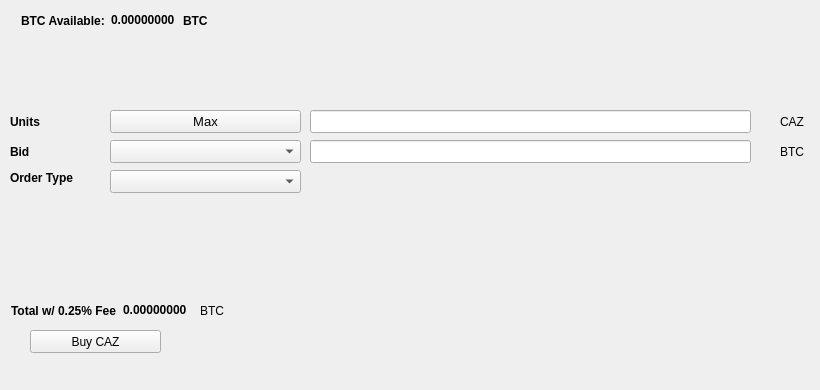
   <widget class="QWidget" name="BuyTab">
    <attribute name="title">
     <string>Buy</string>
    </attribute>
    <widget class="QPushButton" name="BuyCAZ">
     <property name="geometry">
      <rect>
       <x>30</x>
       <y>330</y>
       <width>131</width>
       <height>23</height>
      </rect>
     </property>
     <property name="text">
      <string>Buy CAZ</string>
     </property>
     <property name="icon">
      <iconset resource="../cazcoin.qrc">
       <normaloff>:/icons/bitcoin</normaloff>:/icons/bitcoin</iconset>
     </property>
    </widget>
    <widget class="QLabel" name="label_3">
     <property name="geometry">
      <rect>
       <x>10</x>
       <y>110</y>
       <width>46</width>
       <height>23</height>
      </rect>
     </property>
     <property name="font">
      <font>
       <weight>75</weight>
       <bold>true</bold>
      </font>
     </property>
     <property name="text">
      <string>Units</string>
     </property>
    </widget>
    <widget class="QLineEdit" name="UnitsInput">
     <property name="geometry">
      <rect>
       <x>310</x>
       <y>110</y>
       <width>441</width>
       <height>23</height>
      </rect>
     </property>
     <property name="font">
      <font>
       <pointsize>9</pointsize>
       <weight>75</weight>
       <bold>true</bold>
      </font>
     </property>
    </widget>
    <widget class="QLineEdit" name="BuyBidPriceEdit">
     <property name="geometry">
      <rect>
       <x>310</x>
       <y>140</y>
       <width>441</width>
       <height>23</height>
      </rect>
     </property>
     <property name="font">
      <font>
       <pointsize>9</pointsize>
       <weight>75</weight>
       <bold>true</bold>
      </font>
     </property>
    </widget>
    <widget class="QLabel" name="label_4">
     <property name="geometry">
      <rect>
       <x>780</x>
       <y>110</y>
       <width>31</width>
       <height>23</height>
      </rect>
     </property>
     <property name="text">
      <string>CAZ</string>
     </property>
    </widget>
    <widget class="QLabel" name="label_5">
     <property name="geometry">
      <rect>
       <x>780</x>
       <y>140</y>
       <width>31</width>
       <height>23</height>
      </rect>
     </property>
     <property name="text">
      <string>BTC</string>
     </property>
    </widget>
    <widget class="QLabel" name="label_6">
     <property name="geometry">
      <rect>
       <x>10</x>
       <y>140</y>
       <width>46</width>
       <height>23</height>
      </rect>
     </property>
     <property name="font">
      <font>
       <weight>75</weight>
       <bold>true</bold>
      </font>
     </property>
     <property name="text">
      <string>Bid</string>
     </property>
    </widget>
    <widget class="QLabel" name="label_7">
     <property name="geometry">
      <rect>
       <x>10</x>
       <y>170</y>
       <width>91</width>
       <height>16</height>
      </rect>
     </property>
     <property name="font">
      <font>
       <weight>75</weight>
       <bold>true</bold>
      </font>
     </property>
     <property name="text">
      <string>Order Type</string>
     </property>
    </widget>
    <widget class="QPushButton" name="Buy_Max_Amount">
     <property name="geometry">
      <rect>
       <x>110</x>
       <y>110</y>
       <width>191</width>
       <height>23</height>
      </rect>
     </property>
     <property name="font">
      <font>
       <pointsize>10</pointsize>
      </font>
     </property>
     <property name="text">
      <string>Max</string>
     </property>
    </widget>
    <widget class="QComboBox" name="BuyBidcomboBox">
     <property name="geometry">
      <rect>
       <x>110</x>
       <y>140</y>
       <width>191</width>
       <height>23</height>
      </rect>
     </property>
     <property name="font">
      <font>
       <pointsize>10</pointsize>
      </font>
     </property>
    </widget>
    <widget class="QComboBox" name="buyOrdertypeCombo">
     <property name="geometry">
      <rect>
       <x>110</x>
       <y>170</y>
       <width>191</width>
       <height>23</height>
      </rect>
     </property>
     <property name="font">
      <font>
       <pointsize>10</pointsize>
      </font>
     </property>
    </widget>
    <widget class="QWidget" name="layoutWidget1">
     <property name="geometry">
      <rect>
       <x>21</x>
       <y>11</y>
       <width>227</width>
       <height>19</height>
      </rect>
     </property>
     <layout class="QHBoxLayout" name="horizontalLayout_3">
      <item>
       <widget class="QLabel" name="label232">
        <property name="font">
         <font>
          <weight>75</weight>
          <bold>true</bold>
         </font>
        </property>
        <property name="text">
         <string>BTC Available:</string>
        </property>
       </widget>
      </item>
      <item>
       <widget class="QLabel" name="BtcAvailableLbl">
        <property name="palette">
         <palette>
          <active>
           <colorrole role="WindowText">
            <brush brushstyle="SolidPattern">
             <color alpha="255">
              <red>0</red>
              <green>0</green>
              <blue>0</blue>
             </color>
            </brush>
           </colorrole>
           <colorrole role="Button">
            <brush brushstyle="SolidPattern">
             <color alpha="255">
              <red>0</red>
              <green>170</green>
              <blue>0</blue>
             </color>
            </brush>
           </colorrole>
           <colorrole role="Light">
            <brush brushstyle="SolidPattern">
             <color alpha="255">
              <red>0</red>
              <green>255</green>
              <blue>0</blue>
             </color>
            </brush>
           </colorrole>
           <colorrole role="Midlight">
            <brush brushstyle="SolidPattern">
             <color alpha="255">
              <red>0</red>
              <green>212</green>
              <blue>0</blue>
             </color>
            </brush>
           </colorrole>
           <colorrole role="Dark">
            <brush brushstyle="SolidPattern">
             <color alpha="255">
              <red>0</red>
              <green>85</green>
              <blue>0</blue>
             </color>
            </brush>
           </colorrole>
           <colorrole role="Mid">
            <brush brushstyle="SolidPattern">
             <color alpha="255">
              <red>0</red>
              <green>113</green>
              <blue>0</blue>
             </color>
            </brush>
           </colorrole>
           <colorrole role="Text">
            <brush brushstyle="SolidPattern">
             <color alpha="255">
              <red>0</red>
              <green>170</green>
              <blue>0</blue>
             </color>
            </brush>
           </colorrole>
           <colorrole role="BrightText">
            <brush brushstyle="SolidPattern">
             <color alpha="255">
              <red>255</red>
              <green>255</green>
              <blue>255</blue>
             </color>
            </brush>
           </colorrole>
           <colorrole role="ButtonText">
            <brush brushstyle="SolidPattern">
             <color alpha="255">
              <red>0</red>
              <green>0</green>
              <blue>0</blue>
             </color>
            </brush>
           </colorrole>
           <colorrole role="Base">
            <brush brushstyle="SolidPattern">
             <color alpha="255">
              <red>255</red>
              <green>255</green>
              <blue>255</blue>
             </color>
            </brush>
           </colorrole>
           <colorrole role="Window">
            <brush brushstyle="SolidPattern">
             <color alpha="255">
              <red>0</red>
              <green>170</green>
              <blue>0</blue>
             </color>
            </brush>
           </colorrole>
           <colorrole role="Shadow">
            <brush brushstyle="SolidPattern">
             <color alpha="255">
              <red>0</red>
              <green>0</green>
              <blue>0</blue>
             </color>
            </brush>
           </colorrole>
           <colorrole role="AlternateBase">
            <brush brushstyle="SolidPattern">
             <color alpha="255">
              <red>127</red>
              <green>212</green>
              <blue>127</blue>
             </color>
            </brush>
           </colorrole>
           <colorrole role="ToolTipBase">
            <brush brushstyle="SolidPattern">
             <color alpha="255">
              <red>255</red>
              <green>255</green>
              <blue>220</blue>
             </color>
            </brush>
           </colorrole>
           <colorrole role="ToolTipText">
            <brush brushstyle="SolidPattern">
             <color alpha="255">
              <red>0</red>
              <green>0</green>
              <blue>0</blue>
             </color>
            </brush>
           </colorrole>
          </active>
          <inactive>
           <colorrole role="WindowText">
            <brush brushstyle="SolidPattern">
             <color alpha="255">
              <red>0</red>
              <green>0</green>
              <blue>0</blue>
             </color>
            </brush>
           </colorrole>
           <colorrole role="Button">
            <brush brushstyle="SolidPattern">
             <color alpha="255">
              <red>0</red>
              <green>170</green>
              <blue>0</blue>
             </color>
            </brush>
           </colorrole>
           <colorrole role="Light">
            <brush brushstyle="SolidPattern">
             <color alpha="255">
              <red>0</red>
              <green>255</green>
              <blue>0</blue>
             </color>
            </brush>
           </colorrole>
           <colorrole role="Midlight">
            <brush brushstyle="SolidPattern">
             <color alpha="255">
              <red>0</red>
              <green>212</green>
              <blue>0</blue>
             </color>
            </brush>
           </colorrole>
           <colorrole role="Dark">
            <brush brushstyle="SolidPattern">
             <color alpha="255">
              <red>0</red>
              <green>85</green>
              <blue>0</blue>
             </color>
            </brush>
           </colorrole>
           <colorrole role="Mid">
            <brush brushstyle="SolidPattern">
             <color alpha="255">
              <red>0</red>
              <green>113</green>
              <blue>0</blue>
             </color>
            </brush>
           </colorrole>
           <colorrole role="Text">
            <brush brushstyle="SolidPattern">
             <color alpha="255">
              <red>0</red>
              <green>170</green>
              <blue>0</blue>
             </color>
            </brush>
           </colorrole>
           <colorrole role="BrightText">
            <brush brushstyle="SolidPattern">
             <color alpha="255">
              <red>255</red>
              <green>255</green>
              <blue>255</blue>
             </color>
            </brush>
           </colorrole>
           <colorrole role="ButtonText">
            <brush brushstyle="SolidPattern">
             <color alpha="255">
              <red>0</red>
              <green>0</green>
              <blue>0</blue>
             </color>
            </brush>
           </colorrole>
           <colorrole role="Base">
            <brush brushstyle="SolidPattern">
             <color alpha="255">
              <red>255</red>
              <green>255</green>
              <blue>255</blue>
             </color>
            </brush>
           </colorrole>
           <colorrole role="Window">
            <brush brushstyle="SolidPattern">
             <color alpha="255">
              <red>0</red>
              <green>170</green>
              <blue>0</blue>
             </color>
            </brush>
           </colorrole>
           <colorrole role="Shadow">
            <brush brushstyle="SolidPattern">
             <color alpha="255">
              <red>0</red>
              <green>0</green>
              <blue>0</blue>
             </color>
            </brush>
           </colorrole>
           <colorrole role="AlternateBase">
            <brush brushstyle="SolidPattern">
             <color alpha="255">
              <red>127</red>
              <green>212</green>
              <blue>127</blue>
             </color>
            </brush>
           </colorrole>
           <colorrole role="ToolTipBase">
            <brush brushstyle="SolidPattern">
             <color alpha="255">
              <red>255</red>
              <green>255</green>
              <blue>220</blue>
             </color>
            </brush>
           </colorrole>
           <colorrole role="ToolTipText">
            <brush brushstyle="SolidPattern">
             <color alpha="255">
              <red>0</red>
              <green>0</green>
              <blue>0</blue>
             </color>
            </brush>
           </colorrole>
          </inactive>
          <disabled>
           <colorrole role="WindowText">
            <brush brushstyle="SolidPattern">
             <color alpha="255">
              <red>0</red>
              <green>85</green>
              <blue>0</blue>
             </color>
            </brush>
           </colorrole>
           <colorrole role="Button">
            <brush brushstyle="SolidPattern">
             <color alpha="255">
              <red>0</red>
              <green>170</green>
              <blue>0</blue>
             </color>
            </brush>
           </colorrole>
           <colorrole role="Light">
            <brush brushstyle="SolidPattern">
             <color alpha="255">
              <red>0</red>
              <green>255</green>
              <blue>0</blue>
             </color>
            </brush>
           </colorrole>
           <colorrole role="Midlight">
            <brush brushstyle="SolidPattern">
             <color alpha="255">
              <red>0</red>
              <green>212</green>
              <blue>0</blue>
             </color>
            </brush>
           </colorrole>
           <colorrole role="Dark">
            <brush brushstyle="SolidPattern">
             <color alpha="255">
              <red>0</red>
              <green>85</green>
              <blue>0</blue>
             </color>
            </brush>
           </colorrole>
           <colorrole role="Mid">
            <brush brushstyle="SolidPattern">
             <color alpha="255">
              <red>0</red>
              <green>113</green>
              <blue>0</blue>
             </color>
            </brush>
           </colorrole>
           <colorrole role="Text">
            <brush brushstyle="SolidPattern">
             <color alpha="255">
              <red>0</red>
              <green>85</green>
              <blue>0</blue>
             </color>
            </brush>
           </colorrole>
           <colorrole role="BrightText">
            <brush brushstyle="SolidPattern">
             <color alpha="255">
              <red>255</red>
              <green>255</green>
              <blue>255</blue>
             </color>
            </brush>
           </colorrole>
           <colorrole role="ButtonText">
            <brush brushstyle="SolidPattern">
             <color alpha="255">
              <red>0</red>
              <green>85</green>
              <blue>0</blue>
             </color>
            </brush>
           </colorrole>
           <colorrole role="Base">
            <brush brushstyle="SolidPattern">
             <color alpha="255">
              <red>0</red>
              <green>170</green>
              <blue>0</blue>
             </color>
            </brush>
           </colorrole>
           <colorrole role="Window">
            <brush brushstyle="SolidPattern">
             <color alpha="255">
              <red>0</red>
              <green>170</green>
              <blue>0</blue>
             </color>
            </brush>
           </colorrole>
           <colorrole role="Shadow">
            <brush brushstyle="SolidPattern">
             <color alpha="255">
              <red>0</red>
              <green>0</green>
              <blue>0</blue>
             </color>
            </brush>
           </colorrole>
           <colorrole role="AlternateBase">
            <brush brushstyle="SolidPattern">
             <color alpha="255">
              <red>0</red>
              <green>170</green>
              <blue>0</blue>
             </color>
            </brush>
           </colorrole>
           <colorrole role="ToolTipBase">
            <brush brushstyle="SolidPattern">
             <color alpha="255">
              <red>255</red>
              <green>255</green>
              <blue>220</blue>
             </color>
            </brush>
           </colorrole>
           <colorrole role="ToolTipText">
            <brush brushstyle="SolidPattern">
             <color alpha="255">
              <red>0</red>
              <green>0</green>
              <blue>0</blue>
             </color>
            </brush>
           </colorrole>
          </disabled>
         </palette>
        </property>
        <property name="font">
         <font>
          <weight>75</weight>
          <bold>true</bold>
         </font>
        </property>
        <property name="text">
         <string>0.00000000</string>
        </property>
        <property name="textInteractionFlags">
         <set>Qt::LinksAccessibleByMouse|Qt::TextSelectableByKeyboard|Qt::TextSelectableByMouse</set>
        </property>
       </widget>
      </item>
      <item>
       <widget class="QLabel" name="BtcAvailableLbl_2">
        <property name="font">
         <font>
          <weight>75</weight>
          <bold>true</bold>
         </font>
        </property>
        <property name="text">
         <string>BTC</string>
        </property>
       </widget>
      </item>
     </layout>
    </widget>
    <widget class="QWidget" name="layoutWidge2">
     <property name="geometry">
      <rect>
       <x>11</x>
       <y>301</y>
       <width>259</width>
       <height>19</height>
      </rect>
     </property>
     <layout class="QHBoxLayout" name="horizontalLayout_4">
      <item>
       <widget class="QLabel" name="label_9">
        <property name="font">
         <font>
          <weight>75</weight>
          <bold>true</bold>
         </font>
        </property>
        <property name="text">
         <string>Total w/ 0.25% Fee</string>
        </property>
       </widget>
      </item>
      <item>
       <widget class="QLabel" name="BuyCostLabel">
        <property name="palette">
         <palette>
          <active>
           <colorrole role="WindowText">
            <brush brushstyle="SolidPattern">
             <color alpha="255">
              <red>0</red>
              <green>0</green>
              <blue>0</blue>
             </color>
            </brush>
           </colorrole>
           <colorrole role="Button">
            <brush brushstyle="SolidPattern">
             <color alpha="255">
              <red>0</red>
              <green>170</green>
              <blue>0</blue>
             </color>
            </brush>
           </colorrole>
           <colorrole role="Light">
            <brush brushstyle="SolidPattern">
             <color alpha="255">
              <red>0</red>
              <green>255</green>
              <blue>0</blue>
             </color>
            </brush>
           </colorrole>
           <colorrole role="Midlight">
            <brush brushstyle="SolidPattern">
             <color alpha="255">
              <red>0</red>
              <green>212</green>
              <blue>0</blue>
             </color>
            </brush>
           </colorrole>
           <colorrole role="Dark">
            <brush brushstyle="SolidPattern">
             <color alpha="255">
              <red>0</red>
              <green>85</green>
              <blue>0</blue>
             </color>
            </brush>
           </colorrole>
           <colorrole role="Mid">
            <brush brushstyle="SolidPattern">
             <color alpha="255">
              <red>0</red>
              <green>113</green>
              <blue>0</blue>
             </color>
            </brush>
           </colorrole>
           <colorrole role="Text">
            <brush brushstyle="SolidPattern">
             <color alpha="255">
              <red>0</red>
              <green>170</green>
              <blue>0</blue>
             </color>
            </brush>
           </colorrole>
           <colorrole role="BrightText">
            <brush brushstyle="SolidPattern">
             <color alpha="255">
              <red>255</red>
              <green>255</green>
              <blue>255</blue>
             </color>
            </brush>
           </colorrole>
           <colorrole role="ButtonText">
            <brush brushstyle="SolidPattern">
             <color alpha="255">
              <red>0</red>
              <green>0</green>
              <blue>0</blue>
             </color>
            </brush>
           </colorrole>
           <colorrole role="Base">
            <brush brushstyle="SolidPattern">
             <color alpha="255">
              <red>255</red>
              <green>255</green>
              <blue>255</blue>
             </color>
            </brush>
           </colorrole>
           <colorrole role="Window">
            <brush brushstyle="SolidPattern">
             <color alpha="255">
              <red>0</red>
              <green>170</green>
              <blue>0</blue>
             </color>
            </brush>
           </colorrole>
           <colorrole role="Shadow">
            <brush brushstyle="SolidPattern">
             <color alpha="255">
              <red>0</red>
              <green>0</green>
              <blue>0</blue>
             </color>
            </brush>
           </colorrole>
           <colorrole role="AlternateBase">
            <brush brushstyle="SolidPattern">
             <color alpha="255">
              <red>127</red>
              <green>212</green>
              <blue>127</blue>
             </color>
            </brush>
           </colorrole>
           <colorrole role="ToolTipBase">
            <brush brushstyle="SolidPattern">
             <color alpha="255">
              <red>255</red>
              <green>255</green>
              <blue>220</blue>
             </color>
            </brush>
           </colorrole>
           <colorrole role="ToolTipText">
            <brush brushstyle="SolidPattern">
             <color alpha="255">
              <red>0</red>
              <green>0</green>
              <blue>0</blue>
             </color>
            </brush>
           </colorrole>
          </active>
          <inactive>
           <colorrole role="WindowText">
            <brush brushstyle="SolidPattern">
             <color alpha="255">
              <red>0</red>
              <green>0</green>
              <blue>0</blue>
             </color>
            </brush>
           </colorrole>
           <colorrole role="Button">
            <brush brushstyle="SolidPattern">
             <color alpha="255">
              <red>0</red>
              <green>170</green>
              <blue>0</blue>
             </color>
            </brush>
           </colorrole>
           <colorrole role="Light">
            <brush brushstyle="SolidPattern">
             <color alpha="255">
              <red>0</red>
              <green>255</green>
              <blue>0</blue>
             </color>
            </brush>
           </colorrole>
           <colorrole role="Midlight">
            <brush brushstyle="SolidPattern">
             <color alpha="255">
              <red>0</red>
              <green>212</green>
              <blue>0</blue>
             </color>
            </brush>
           </colorrole>
           <colorrole role="Dark">
            <brush brushstyle="SolidPattern">
             <color alpha="255">
              <red>0</red>
              <green>85</green>
              <blue>0</blue>
             </color>
            </brush>
           </colorrole>
           <colorrole role="Mid">
            <brush brushstyle="SolidPattern">
             <color alpha="255">
              <red>0</red>
              <green>113</green>
              <blue>0</blue>
             </color>
            </brush>
           </colorrole>
           <colorrole role="Text">
            <brush brushstyle="SolidPattern">
             <color alpha="255">
              <red>0</red>
              <green>170</green>
              <blue>0</blue>
             </color>
            </brush>
           </colorrole>
           <colorrole role="BrightText">
            <brush brushstyle="SolidPattern">
             <color alpha="255">
              <red>255</red>
              <green>255</green>
              <blue>255</blue>
             </color>
            </brush>
           </colorrole>
           <colorrole role="ButtonText">
            <brush brushstyle="SolidPattern">
             <color alpha="255">
              <red>0</red>
              <green>0</green>
              <blue>0</blue>
             </color>
            </brush>
           </colorrole>
           <colorrole role="Base">
            <brush brushstyle="SolidPattern">
             <color alpha="255">
              <red>255</red>
              <green>255</green>
              <blue>255</blue>
             </color>
            </brush>
           </colorrole>
           <colorrole role="Window">
            <brush brushstyle="SolidPattern">
             <color alpha="255">
              <red>0</red>
              <green>170</green>
              <blue>0</blue>
             </color>
            </brush>
           </colorrole>
           <colorrole role="Shadow">
            <brush brushstyle="SolidPattern">
             <color alpha="255">
              <red>0</red>
              <green>0</green>
              <blue>0</blue>
             </color>
            </brush>
           </colorrole>
           <colorrole role="AlternateBase">
            <brush brushstyle="SolidPattern">
             <color alpha="255">
              <red>127</red>
              <green>212</green>
              <blue>127</blue>
             </color>
            </brush>
           </colorrole>
           <colorrole role="ToolTipBase">
            <brush brushstyle="SolidPattern">
             <color alpha="255">
              <red>255</red>
              <green>255</green>
              <blue>220</blue>
             </color>
            </brush>
           </colorrole>
           <colorrole role="ToolTipText">
            <brush brushstyle="SolidPattern">
             <color alpha="255">
              <red>0</red>
              <green>0</green>
              <blue>0</blue>
             </color>
            </brush>
           </colorrole>
          </inactive>
          <disabled>
           <colorrole role="WindowText">
            <brush brushstyle="SolidPattern">
             <color alpha="255">
              <red>0</red>
              <green>85</green>
              <blue>0</blue>
             </color>
            </brush>
           </colorrole>
           <colorrole role="Button">
            <brush brushstyle="SolidPattern">
             <color alpha="255">
              <red>0</red>
              <green>170</green>
              <blue>0</blue>
             </color>
            </brush>
           </colorrole>
           <colorrole role="Light">
            <brush brushstyle="SolidPattern">
             <color alpha="255">
              <red>0</red>
              <green>255</green>
              <blue>0</blue>
             </color>
            </brush>
           </colorrole>
           <colorrole role="Midlight">
            <brush brushstyle="SolidPattern">
             <color alpha="255">
              <red>0</red>
              <green>212</green>
              <blue>0</blue>
             </color>
            </brush>
           </colorrole>
           <colorrole role="Dark">
            <brush brushstyle="SolidPattern">
             <color alpha="255">
              <red>0</red>
              <green>85</green>
              <blue>0</blue>
             </color>
            </brush>
           </colorrole>
           <colorrole role="Mid">
            <brush brushstyle="SolidPattern">
             <color alpha="255">
              <red>0</red>
              <green>113</green>
              <blue>0</blue>
             </color>
            </brush>
           </colorrole>
           <colorrole role="Text">
            <brush brushstyle="SolidPattern">
             <color alpha="255">
              <red>0</red>
              <green>85</green>
              <blue>0</blue>
             </color>
            </brush>
           </colorrole>
           <colorrole role="BrightText">
            <brush brushstyle="SolidPattern">
             <color alpha="255">
              <red>255</red>
              <green>255</green>
              <blue>255</blue>
             </color>
            </brush>
           </colorrole>
           <colorrole role="ButtonText">
            <brush brushstyle="SolidPattern">
             <color alpha="255">
              <red>0</red>
              <green>85</green>
              <blue>0</blue>
             </color>
            </brush>
           </colorrole>
           <colorrole role="Base">
            <brush brushstyle="SolidPattern">
             <color alpha="255">
              <red>0</red>
              <green>170</green>
              <blue>0</blue>
             </color>
            </brush>
           </colorrole>
           <colorrole role="Window">
            <brush brushstyle="SolidPattern">
             <color alpha="255">
              <red>0</red>
              <green>170</green>
              <blue>0</blue>
             </color>
            </brush>
           </colorrole>
           <colorrole role="Shadow">
            <brush brushstyle="SolidPattern">
             <color alpha="255">
              <red>0</red>
              <green>0</green>
              <blue>0</blue>
             </color>
            </brush>
           </colorrole>
           <colorrole role="AlternateBase">
            <brush brushstyle="SolidPattern">
             <color alpha="255">
              <red>0</red>
              <green>170</green>
              <blue>0</blue>
             </color>
            </brush>
           </colorrole>
           <colorrole role="ToolTipBase">
            <brush brushstyle="SolidPattern">
             <color alpha="255">
              <red>255</red>
              <green>255</green>
              <blue>220</blue>
             </color>
            </brush>
           </colorrole>
           <colorrole role="ToolTipText">
            <brush brushstyle="SolidPattern">
             <color alpha="255">
              <red>0</red>
              <green>0</green>
              <blue>0</blue>
             </color>
            </brush>
           </colorrole>
          </disabled>
         </palette>
        </property>
        <property name="font">
         <font>
          <weight>75</weight>
          <bold>true</bold>
         </font>
        </property>
        <property name="autoFillBackground">
         <bool>false</bool>
        </property>
        <property name="text">
         <string>0.00000000</string>
        </property>
        <property name="textInteractionFlags">
         <set>Qt::LinksAccessibleByMouse|Qt::TextSelectableByMouse</set>
        </property>
       </widget>
      </item>
      <item>
       <widget class="QLabel" name="label_10">
        <property name="font">
         <font>
          <weight>50</weight>
          <bold>false</bold>
         </font>
        </property>
        <property name="text">
         <string>BTC</string>
        </property>
       </widget>
      </item>
     </layout>
    </widget>
    <widget class="QLabel" name="label_24">
     <property name="geometry">
      <rect>
       <x>460</x>
       <y>300</y>
       <width>281</width>
       <height>81</height>
      </rect>
     </property>
     <property name="text">
      <string/>
     </property>
     <property name="pixmap">
      <pixmap>:/images/bittrex</pixmap>
     </property>
    </widget>
   </widget>
